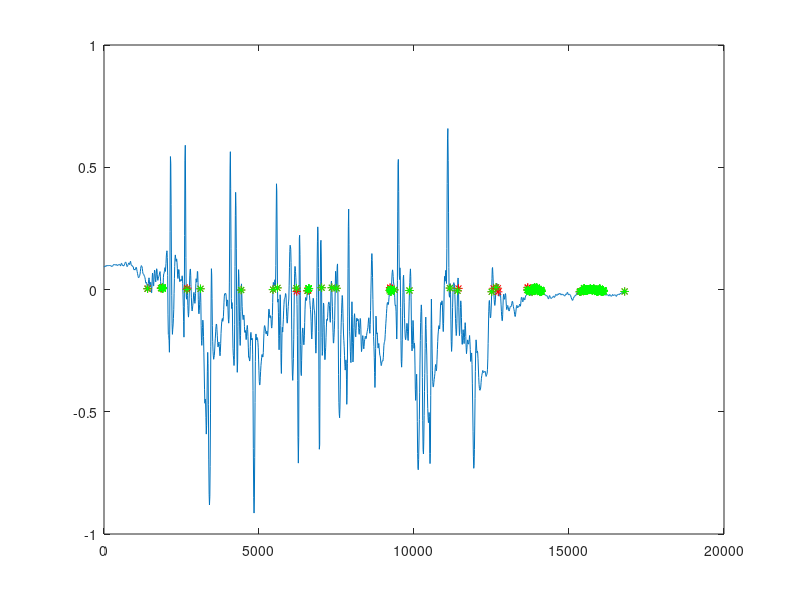

Write the MATLAB code that produced this figure.
%Some quick matlab code to calculate angles
clear all;
values = load("11-06-2017_Freezing_01.csv");
%values = load("healthGait2.csv");
dax = movmean(values(:,2),3);
day = movmean(values(:,3),3);
daz = movmean(values(:,4),3);
time = values(:,1);

x = length(dax);
for i=1:x
    angle(i) = (acos(day(i)/ sqrt((dax(i)*dax(i)) + (day(i)*day(i)) + (daz(i)*daz(i)))) - pi/2) * -1;
end

figure(2);
plot(time, angle)

hold on

%find indicies where angle is near zero. 
j = 1;  %iterator for the near zero angle indexes. 
q = 1; %iterator for stride time
angInd = 0;

arduinoTime = zeros(1,4);

for i=1:x
    if (abs(angle(i)) < 0.01) %This changes based on sampling rate.
        angInd(j) = i;
        j = j+1;
        delayTime = time(i) - time(i-1);
        arduinoTime(4) = arduinoTime(3); %lil switcharoo. 
        arduinoTime(3) = arduinoTime(2);
        arduinoTime(2) = arduinoTime(1); 
        arduinoTime(1) = time(i);
        ignoreClose = arduinoTime(1)-arduinoTime(2);
        
        if(arduinoTime(1)-arduinoTime(4) < (delayTime * 10)) %10 was arbitrarily chosen. 
            
            for t = 1:4
                strideIndex(q) = i; %for visualization purposes. 
                strideTime(q) = ((arduinoTime(1)-arduinoTime(4))/4);
                q = q+1;
            end
            continue;
        end

        if(ignoreClose < delayTime * 6 )% sampling rate dependent. 
            continue;               
        else  
            strideTime(q) = arduinoTime(1)-arduinoTime(2);
            strideIndex(q) = i;
            q = q+1;        
        end
            
    end
end

%feature 1: Gait length -> need to calculate velocity and average velocity 
%feature 2: Number of times you reach near-zero velocity in a given window
%of time( you decide window length)

for i=1:length(angInd)
    
    plot(time(angInd(i)), angle(angInd(i)), 'r*')
    hold on
end

for i=1:length(strideTime)
    plot(time(strideIndex(i)), angle(strideIndex(i)), 'g*')
    hold on
end

%plot every instance the angle becomes zero. 


